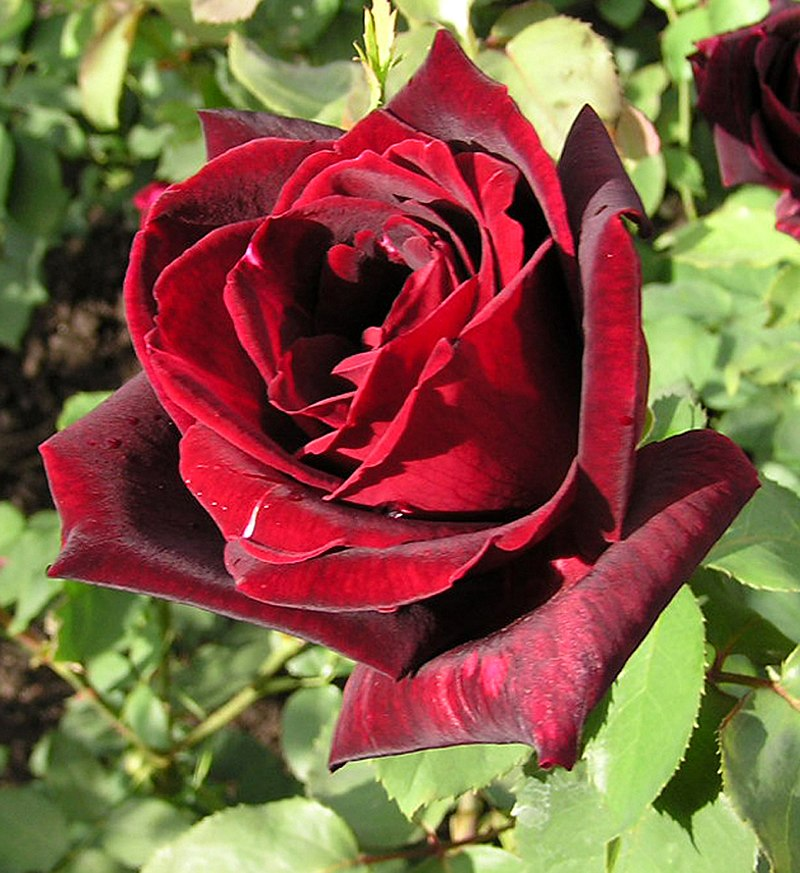
#> input picture notebooks/05_acp/rose.jpg, 800 x 873 px
$ jupyter execute tp-acp-image_live-coding.ipynb
#> lines starting #> are read from the running program, lines starting #| are printed output that depends on the picture
[cell 1]
import cv2
import numpy as np
import matplotlib.pyplot as plt

from sklearn.decomposition import PCA

## Préparation générale des données

- (Déposer manuellement une des images récupérées par webscraping ou API dans le même dossier que le notebook ou travailler avec une image déjà présente.)
- Trouver la fonction d'OpenCV (cv2) permettant de charger une image, et l'utiliser pour charger l'image choisie. <br>
- A l'aide de la fonction cvtColor de cv2, convertir l'image vers l'espace COLOR_BGR2RGB.

[cell 2]
def load_image(image_path: str) -> np.ndarray :
    """Load image with OpenCV and convert it to RGB."""
#> called with image_path = 'rose.jpg'
    return cv2.cvtColor(cv2.imread(image_path), cv2.COLOR_BGR2RGB)

[cell 3]
rose_array = load_image("rose.jpg")

- Afficher l'image à l'aide de plt.

[cell 4]
plt.imshow(rose_array)
plt.show()

- Afficher la taille de l'image.

[cell 5]
rose_array.shape
#> Out = (873, 800, 3)

- Séparer ("split") les 3 canaux de couleurs de l'image (bleu, vert, rouge).

[cell 6]
rose_red, rose_green, rose_blue = cv2.split(rose_array)
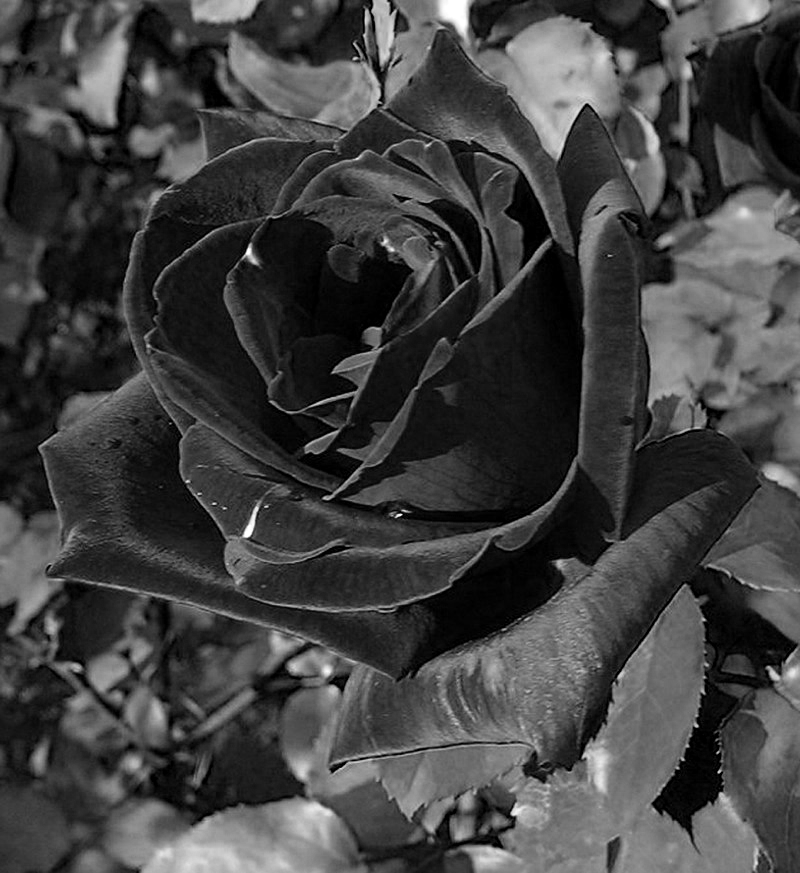
#> rose_blue: shape (873, 800); min 0, max 255, mean 65

- A l'aide de subplots (plt), nous allons afficher les images de chaque canal de couleur (adapter les noms de variables si nécessaire) :

[cell 7]
fig = plt.figure(figsize=(15, 7))
fig.add_subplot(131)
plt.title("Canal rouge")
plt.imshow(rose_red)
fig.add_subplot(132)
plt.title("Canal vert")
plt.imshow(rose_green)
fig.add_subplot(133)
plt.title("Canal bleu")
plt.imshow(rose_blue)
plt.show()

## Préparation spécifique des données

- Afficher les valeurs numériques contenues dans un canal de couleurs. Trouver le minimum et le maximum de ces valeurs.

[cell 8]
type(rose_blue)

- Normaliser les données.

[cell 9]
scale_red = rose_red / 255
scale_green = rose_green / 255
scale_blue = rose_blue / 255

## Première ACP

- Préparer une constante comportant le nombre de composantes de l'ACP (200 pour le moment).

[cell 10]
n_components = 50

- Réaliser 3 ACP distinctes pour chaque canal de couleurs, en fittant sur les données normalisées et en transformant ces mêmes données.

[cell 11]
pca = PCA()
print(hasattr(pca, "components_"))
pca.fit_transform(scale_blue)
print(hasattr(pca, "components_"))

[cell 12]
pca_blue = PCA(n_components=n_components)
transf_pca_blue = pca_blue.fit_transform(scale_blue)

pca_green = PCA(n_components=n_components)
transf_pca_green = pca_green.fit_transform(scale_green)

pca_red = PCA(n_components=n_components)
transf_pca_red = pca_red.fit_transform(scale_red)

- Vérifier la taille des matrices ainsi obtenues et les comparer avec les tailles initiales.

[cell 13]
print(scale_red.shape)
#| (873, 800)

[cell 14]
print(transf_pca_red.shape)
#| (873, 50)

- La fonction suivante permet de représenter les ratios de variance expliquée (inertie) en pourcentage, ainsi que le pourcentage cumulé. L'appeler sur les trois canaux.

[cell 15]
def add_subplot(x, fitted_pca, subplot_position, channel_name) -> None:
    explained_variances = 100 * fitted_pca.explained_variance_ratio_
    fig.add_subplot(subplot_position)
    plt.title(f"Canal {channel_name}")
    plt.ylabel("Pourcentage d'inertie")
    plt.xlabel("Rang de l'axe d'inertie")
    plt.bar(x, explained_variances)
    plt.plot(x, explained_variances.cumsum(), color="red", marker="o")

[cell 16]
x = list(range(1, n_components + 1))
fig = plt.figure(figsize=(15, 6))
add_subplot(
    x=x,
    fitted_pca=pca_red,
    subplot_position=131,
    channel_name="rouge",
)
add_subplot(
    x=x,
    fitted_pca=pca_green,
    subplot_position=132,
    channel_name="vert",
)
add_subplot(
    x=x,
    fitted_pca=pca_blue,
    subplot_position=133,
    channel_name="blue",
)
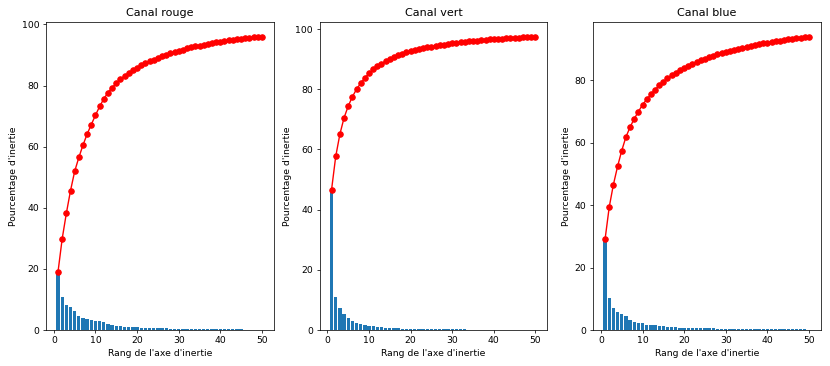
#> figure drawn by matplotlib, 3 panels; panel 1: tallest bar 19.07 high, from x = 0.6 to 1.4; panel 1: curve peaks at x = 50, y = 95.98; panel 2: tallest bar 46.62 high, from x = 0.6 to 1.4; panel 2: curve peaks at x = 50, y = 97.5

- Afficher le taux de variance totale expliquée par les n_components premières composantes de l'ACP pour chaque canal de couleur.

[cell 17]
print(sum(pca_blue.explained_variance_ratio_))
print(sum(pca_red.explained_variance_ratio_))
print(sum(pca_green.explained_variance_ratio_))

### Reconstruction de l'image réduite

- Reconstruire les tableaux numpy des différents canaux à partir des transformées inverses des ACP. Afficher les tailles des objets obtenus.

[cell 18]
reduced_red_array = pca_red.inverse_transform(transf_pca_red)
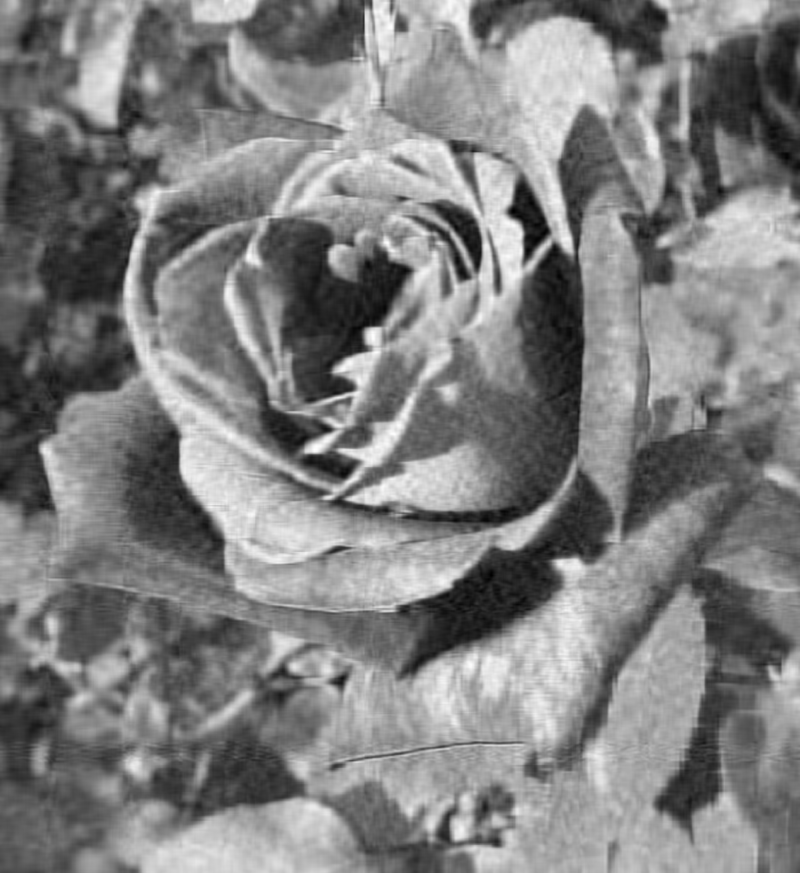
#> reduced_red_array: shape (873, 800) float64; min -0.114, max 1.11, mean 0.503; drawn with min black and max white
reduced_green_array = pca_green.inverse_transform(transf_pca_green)
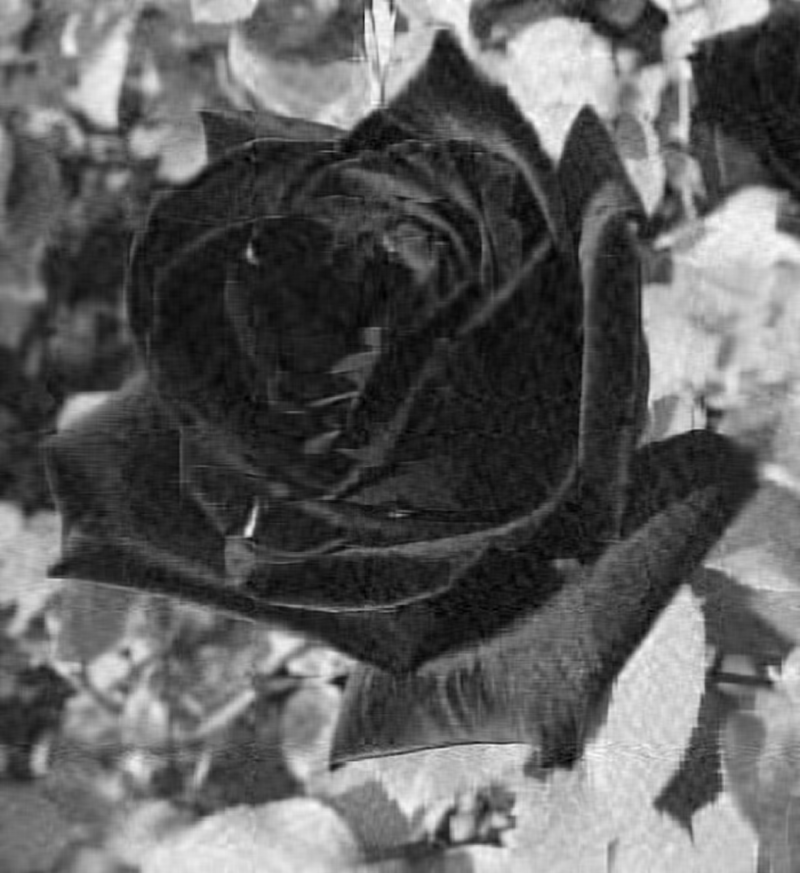
#> reduced_green_array: shape (873, 800) float64; min -0.0872, max 1.09, mean 0.356; drawn with min black and max white
reduced_blue_array = pca_blue.inverse_transform(transf_pca_blue)
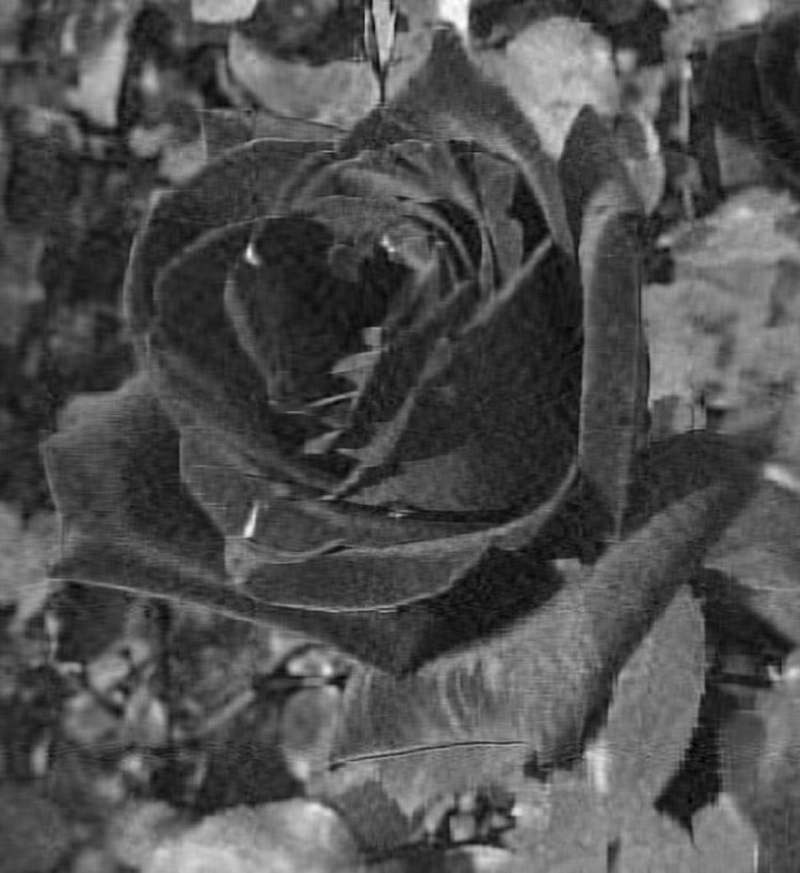
#> reduced_blue_array: shape (873, 800) float64; min -0.112, max 1.06, mean 0.255; drawn with min black and max white

- Reconstruire le tableau numpy de l'image globale à l'aide de la fonction merge de cv2.

[cell 19]
img_reduced = cv2.merge((reduced_red_array, reduced_green_array, reduced_blue_array))
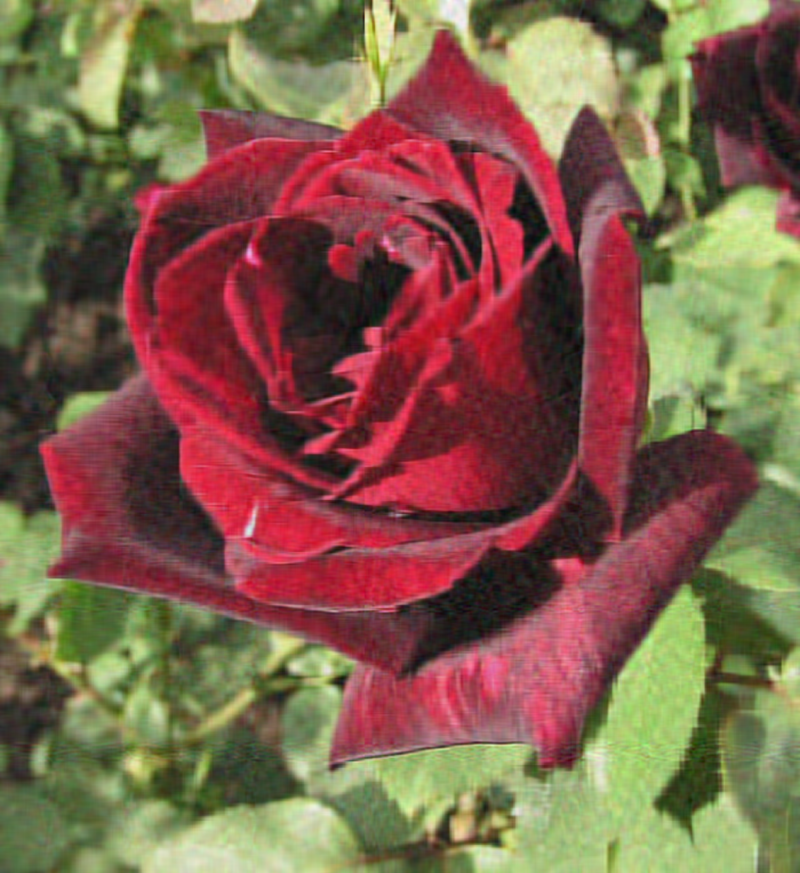
#> img_reduced: shape (873, 800, 3) float64; mean R, G, B 0.503, 0.356, 0.255; drawn with min black and max white

- La cellule suivante permet d'afficher côte à côte l'image initiale et l'image réduite.

[cell 20]
fig = plt.figure()
fig.add_subplot(121)
plt.title("Image originale")
plt.imshow(rose_array)
fig.add_subplot(122)
plt.title("Image réduite")
plt.imshow(img_reduced)
plt.show()
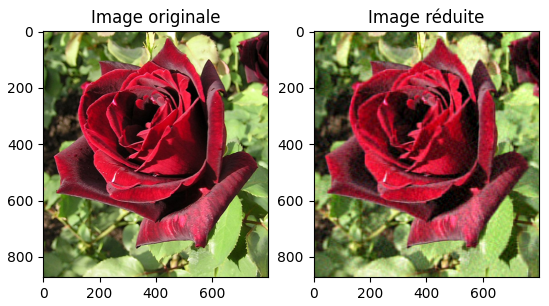
#> figure drawn by matplotlib, 2 panels

$ run again, with notebooks/05_acp/reticulated_python.jpg copied over notebooks/05_acp/rose.jpg
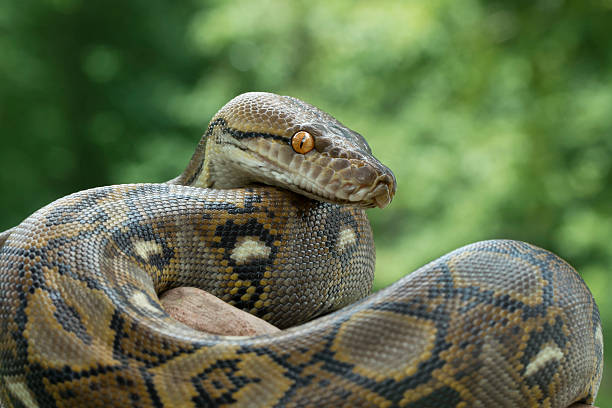
#> input picture notebooks/05_acp/reticulated_python.jpg, 612 x 408 px
#| (408, 612)
#| (408, 50)
#> `img_reduced = cv2.merge((reduced_red_array, reduced_green_array, reduc..`:
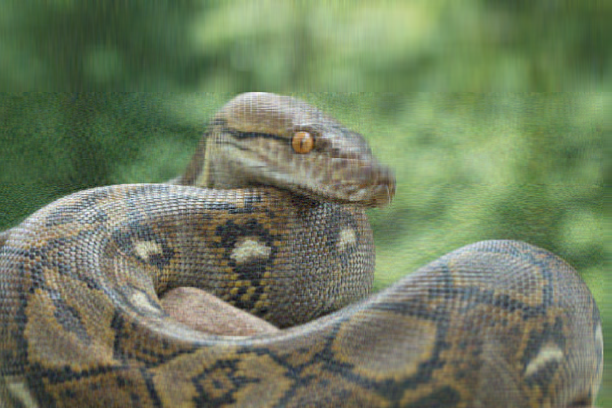
#> img_reduced: shape (408, 612, 3) float64; mean R, G, B 0.375, 0.436, 0.298; drawn with min black and max white
#> `plt.show()`:
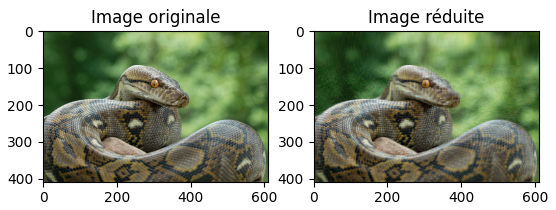
#> figure drawn by matplotlib, 2 panels

$ run again, with notebooks/05_acp/python_dall-e.png saved as notebooks/05_acp/rose.jpg
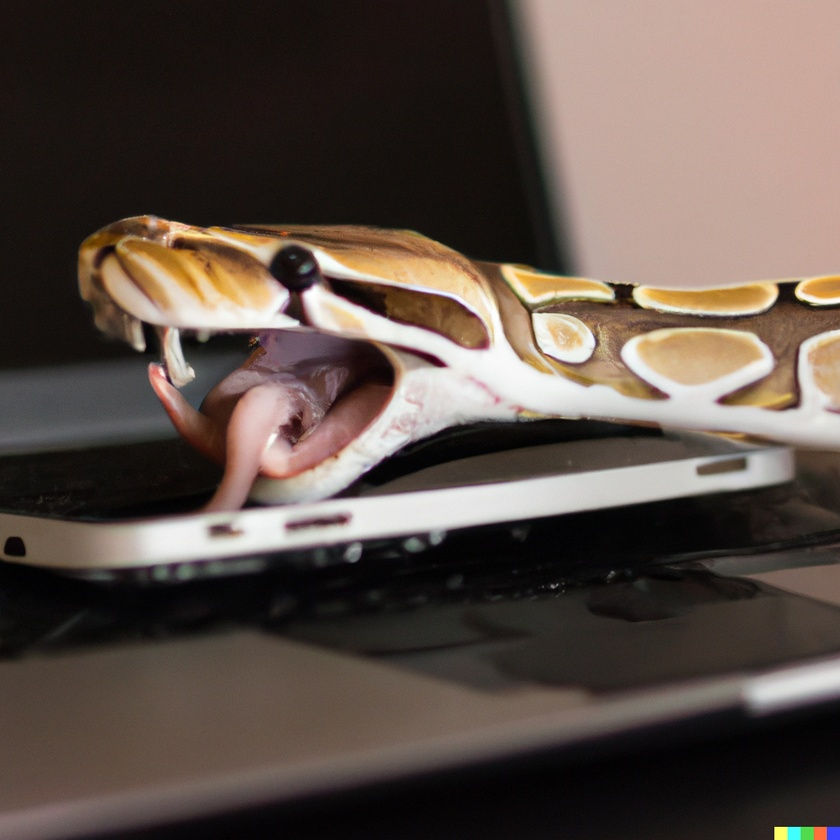
#> input picture notebooks/05_acp/python_dall-e.png, 840 x 840 px, shrunk from 1024 x 1024 before the run
#> `rose_red, rose_green, rose_blue = cv2.split(rose_array)`:
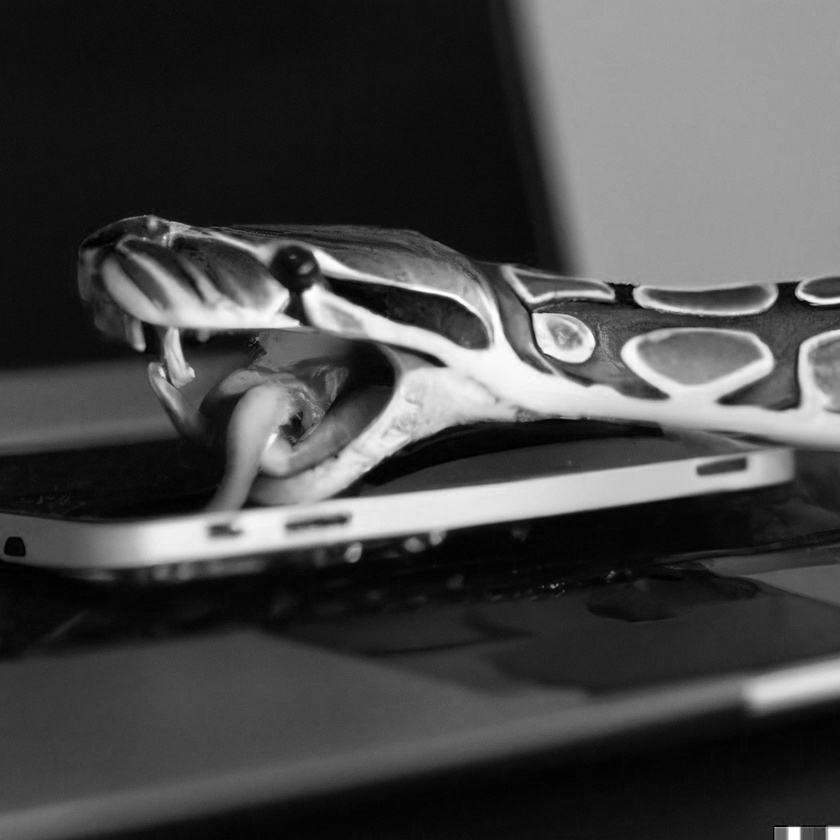
#> rose_blue: shape (840, 840); min 0, max 255, mean 71.8
#| (840, 840)
#| (840, 50)
#> `plt.show()`:
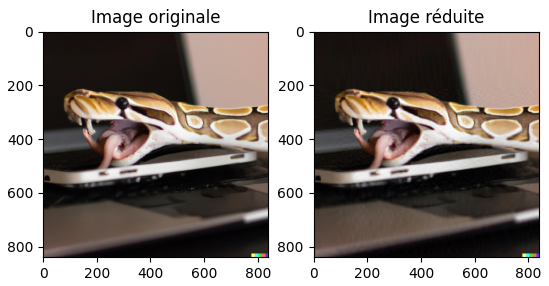
#> figure drawn by matplotlib, 2 panels
